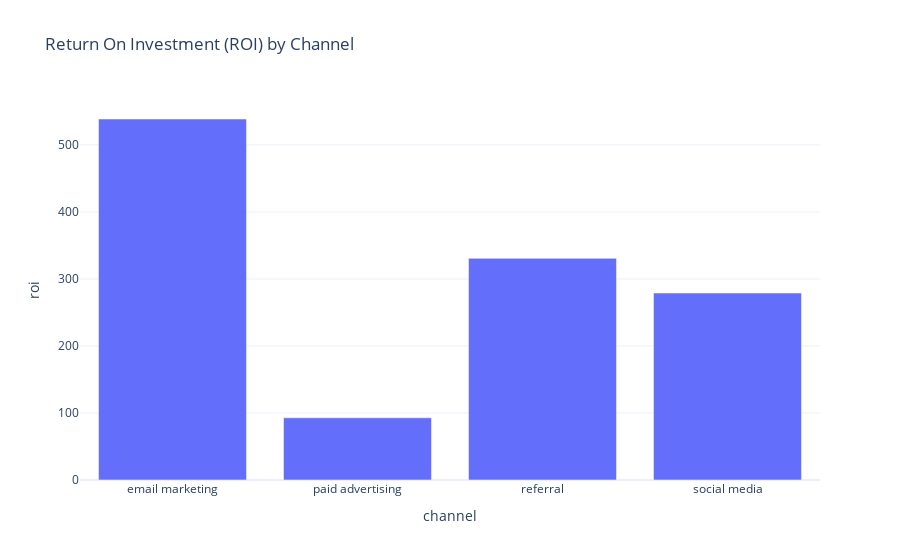

This figure's notebook cell:
### Code cell
data['roi']=data['revenue']/data['cost']
roi_by_channel = data.groupby('channel')['roi'].mean().reset_index()

fig = px.bar(roi_by_channel, x='channel', y='roi', title='Return On Investment (ROI) by Channel')

fig.show()

### Figure 1 — Plotly figure (JSON) as saved in the notebook; plotly's stock layout.template omitted (floating-point values rounded to 4 significant figures)
{"data": [{"alignmentgroup": "True", "hovertemplate": "channel=%{x}<br>roi=%{y}<extra></extra>", "legendgroup": "", "marker": {"color": "#636efa", "pattern": {"shape": ""}}, "name": "", "offsetgroup": "", "orientation": "v", "showlegend": false, "textposition": "auto", "type": "bar", "x": ["email marketing", "paid advertising", "referral", "social media"], "xaxis": "x", "y": [538.6, 92.83, 330.7, 279.0], "yaxis": "y"}], "layout": {"autosize": true, "barmode": "relative", "legend": {"tracegroupgap": 0}, "title": {"text": "Return On Investment (ROI) by Channel"}, "xaxis": {"anchor": "y", "autorange": true, "domain": [0, 1], "range": [-0.5, 3.5], "title": {"text": "channel"}, "type": "category"}, "yaxis": {"anchor": "x", "autorange": true, "domain": [0, 1], "range": [0, 567.0], "title": {"text": "roi"}, "type": "linear"}}}
